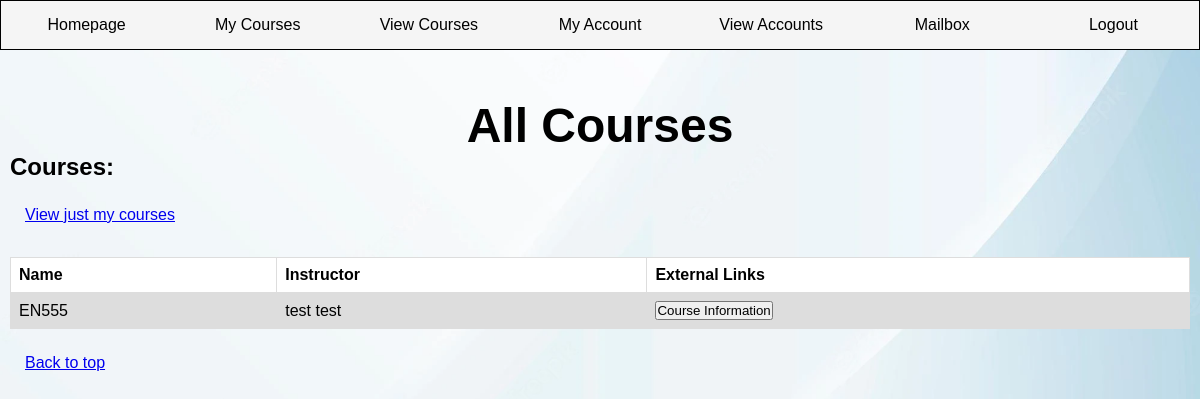
/viewAllCourses/ (signed in), run on an earlier commit of the app's database.
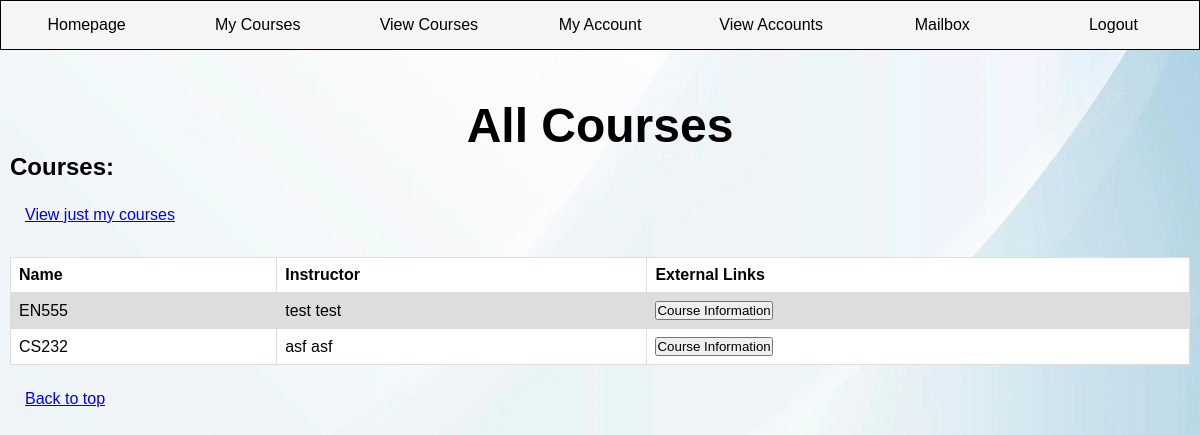
And on a later commit of the database.
### SchedulingAPP/models.py (models this page shows, shortened)
class Course(models.Model):
    course_name = models.CharField(max_length=20)
    instructor = models.ForeignKey(User, on_delete=models.CASCADE)
    semester = models.CharField(max_length=10, choices=Semester.choices, default=Semester.fall)
    days = models.CharField(max_length=23, choices=WeekDay.choices, default=WeekDay.Monday)
    time_start = models.CharField(max_length=5)
    time_end = models.CharField(max_length=5)
    location = models.CharField(max_length=25)

class User(models.Model):
    username = models.CharField(max_length=25)
    password = models.CharField(max_length=25)
    role = models.CharField(max_length=10, choices=Role.choices, default=Role.ta)
    email = models.CharField(max_length=40)
    first_name = models.CharField(max_length=25)
    last_name = models.CharField(max_length=25)
    def __str__(self):
        return "%s %s" % (self.first_name, self.last_name)

### SchedulingAPP/views.py (the view, shortened to what this page needs)
# urls.py: path('viewAllCourses/', ViewAllCourses.as_view()),
class ViewAllCourses(View):
    def get(self, request):
        my_user = UserClass.get_user(request.session["session_username"])
        return render(request, "viewAllCourses.html", {"role": UserClass.get_role(my_user),
                                                       "all_courses": CourseClass.get_all_courses()})

### classes/CourseClass.py (called while the page is built)
def get_all_courses():
    return Course.objects.all()

### classes/UserClass.py (called while the page is built)
def get_user(username):
    return User.objects.get(username=username)

def get_role(user):
    return user.role

### templates/viewAllCourses.html (shortened to what this page needs)
<!DOCTYPE html>
<html lang="en">
<head>
{% load static %}
    <link rel="stylesheet" href="{% static 'viewContent.css' %}">
</head>
<body>
    <nav>
        <ul class="navlinks">
              <li>
                {% if role == "Supervisor" %}
                <a href="/supervisorHomepage/">Homepage</a>
                {%  elif role == "Instructor" %}
                <a href="/instructorHomepage">Homepage</a>
                {% elif role == "TA" %}
                <a href="/TAHomepage">Homepage</a>
                {% endif %}
            </li>
            <li><a href="/viewCourses/">My Courses</a></li>
            <li><a href="/viewAllCourses/">View Courses</a></li>
            <li><a href="/MyAccount/">My Account</a></li>
            <li><a href="/viewAccounts/">View Accounts</a></li>
            <li><a href="/notification/">Mailbox</a></li>
            <li><a href="/">Logout</a></li>
        </ul>
    </nav>
    <div class="content">
    <h1>All Courses</h1>
    <h2>Courses:</h2>
    <div class="linkbox">
        <a href = "/viewCourses/">View just my courses</a>
    </div>
    <br>
    <table>
        <tr>
            <th>Name</th>
            <th>Instructor</th>
            <th>External Links</th>
        </tr>
        {% for x in all_courses %}
            <tr>
                <td>
                    {{ x.course_name}}
                </td>
                <td>
                    {{ x.instructor }}
                </td>
                <td>
                    <form action = "/viewAllCourses/" method="post">
                        <button name="coursesub" value="{{ x.course_name }}" type="submit">Course Information</button>
                    </form>
                </td>
            </tr>
        {% endfor %}
    </table>
    <div class="linkbox">
    <a href = "#top">Back to top</a>
</div>
</div>
</body>
</html>

What changed in the data, as far as the page shows it:
added Course: course_name "CS232", instructor "asf asf"
